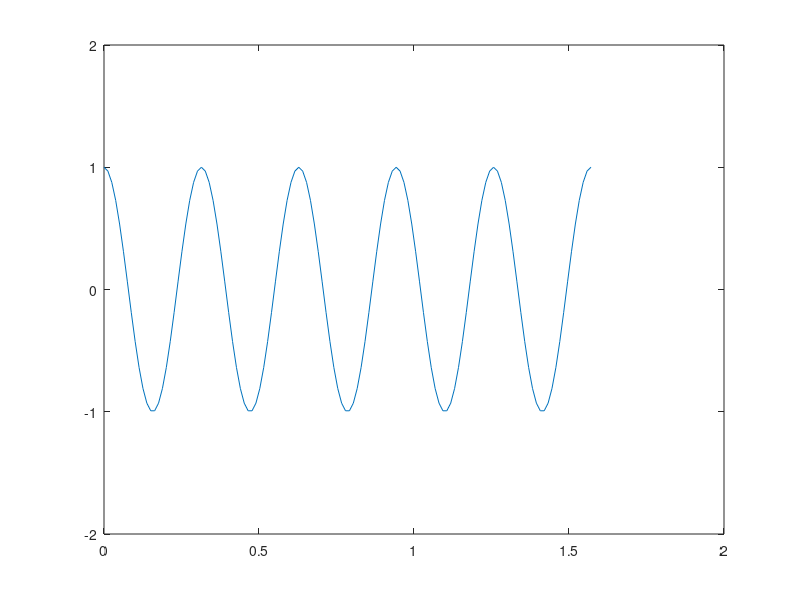

This figure's MATLAB source: (Note: this script raises an error after producing the figure.)

A_M = 1;                                    
OMEGA = 20;                          
Ws = 500;                                 
Fs = Ws/(2*pi);                             
T = 1/Fs;                                 
t = [0:T:5*2*pi/OMEGA];                    
s_M = A_M*cos(OMEGA*t);                     

figure
plot(t, s_M);
ylim([-2 2]);



figure                                    
specplot(s_M, Fs); 
xlim([0 400]);
ylim([0 100]);



A0=1;                                      
omega0 = 100;                               
freqdev = 10;                                   
s_AM = fmmod(s_M, OMEGA, omega0, freqdev); 

figure
hold on
plot(t, s_AM);                              
plot(t, s_M, '--', 'Color', 'red'); 
hold off

figure                                      
specplot(s_AM, Fs);  
xlim([0 250]);

f = fmdemod(s_AM, OMEGA, omega0, freqdev);

figure
plot(t, f);                     

figure                                      
specplot(f, omega0); 
xlim([0 400]);
